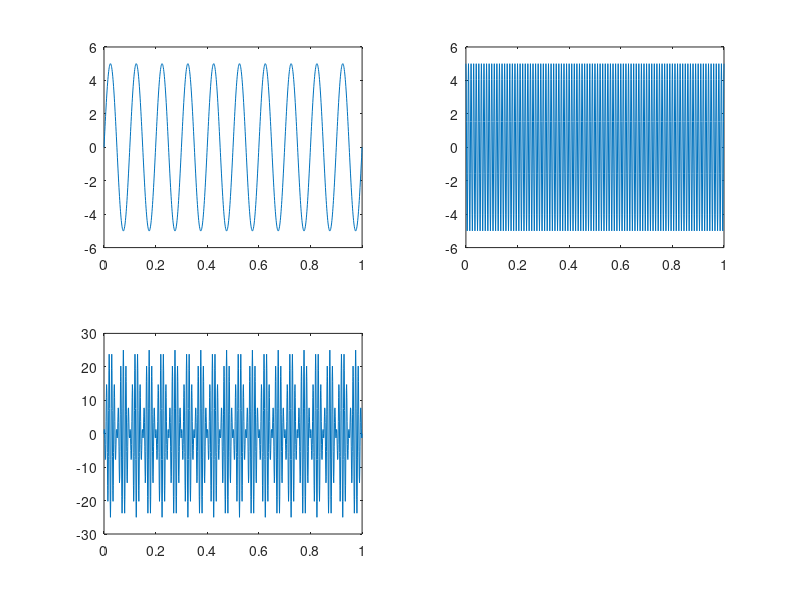
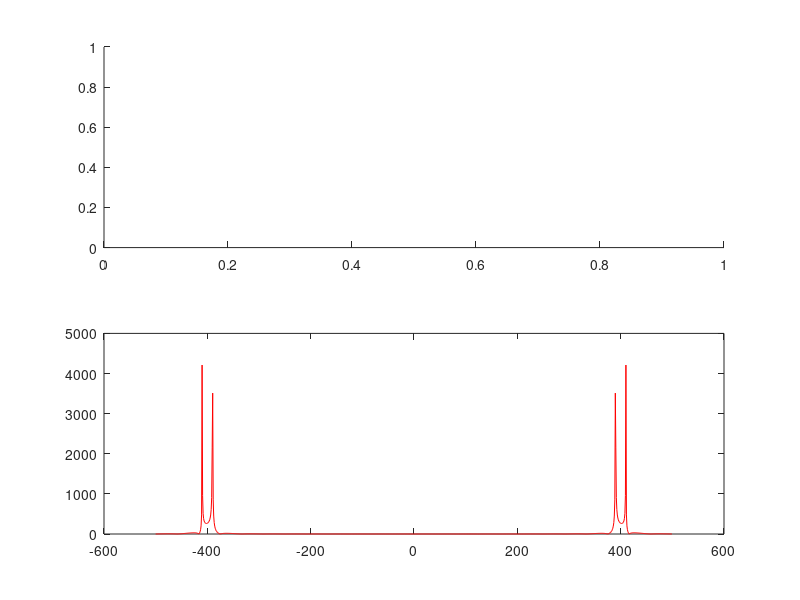
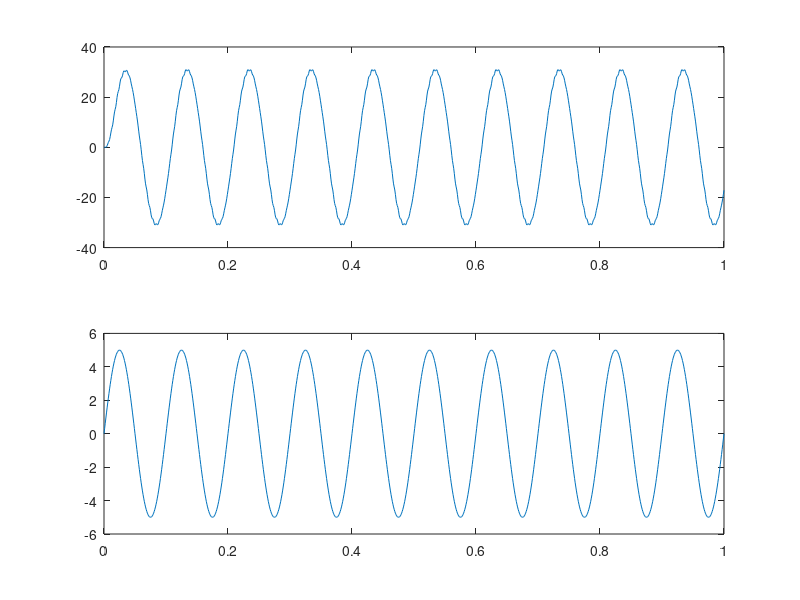

The MATLAB source for these figures, in order:
t=0:0.001:1; 
Ts=0.001; 
Am=5; 
Ac=5; 
fm=10; 
fc=100; 
m=Am*sin(2*pi*fm*t); 
c=Ac*cos(2*pi*fc*t); 
figure(1); 
subplot(2,2,1); 
plot(t,m);
subplot(2,2,2);
plot(t,c); 
x=m.*c; 
subplot(2,2,3); 
plot(t,x); 
N=1024; 
XC=fft(x,N); 
f=(-N/2:1:((N/2)-1))*(1/(N*Ts));
figure(2); 
subplot(2,1,1);
mh = Am*sin(2*pi*fm*t); 
ch=   Ac*sin(2*pi*fc*t); 
xu = 0.5*( (m.*c) - (mh.*ch));
XU = fft(xu,N); 
subplot(2,1,2); 
plot(f,abs(XU),'r');
d=xu.*c;
w=0.05; 
[num,dem]=butter(2,w); 
Y=filter(num,dem,d); 
figure(3);
subplot(2,1,1); 
plot(t,Y);
subplot(2,1,2); 
plot(t,m); 


